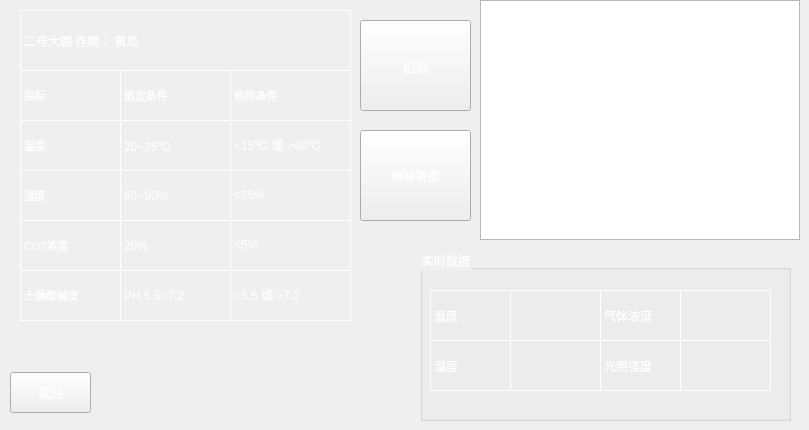
    <widget class="QWidget" name="page_4">
     <widget class="QLabel" name="label_78">
      <property name="geometry">
       <rect>
        <x>20</x>
        <y>10</y>
        <width>331</width>
        <height>61</height>
       </rect>
      </property>
      <property name="styleSheet">
       <string notr="true">border-color: rgb(255, 255, 255);
color: rgb(255, 255, 255);
border-width: 1px;
border-style: solid;</string>
      </property>
      <property name="text">
       <string>二号大棚 作物： 黄瓜</string>
      </property>
     </widget>
     <widget class="QLabel" name="label_79">
      <property name="geometry">
       <rect>
        <x>20</x>
        <y>170</y>
        <width>101</width>
        <height>51</height>
       </rect>
      </property>
      <property name="font">
       <font>
        <pointsize>8</pointsize>
       </font>
      </property>
      <property name="styleSheet">
       <string notr="true">border-color: rgb(255, 255, 255);
color: rgb(255, 255, 255);
border-width: 1px;
border-style: solid;</string>
      </property>
      <property name="text">
       <string>湿度</string>
      </property>
     </widget>
     <widget class="QGraphicsView" name="graphicsView_12">
      <property name="geometry">
       <rect>
        <x>480</x>
        <y>0</y>
        <width>320</width>
        <height>240</height>
       </rect>
      </property>
     </widget>
     <widget class="QPushButton" name="pushButton_8">
      <property name="geometry">
       <rect>
        <x>360</x>
        <y>130</y>
        <width>111</width>
        <height>91</height>
       </rect>
      </property>
      <property name="styleSheet">
       <string notr="true">color: rgb(255, 255, 255);
font: 10pt &quot;Agency FB&quot;;</string>
      </property>
      <property name="text">
       <string>解除警报</string>
      </property>
     </widget>
     <widget class="QLabel" name="label_80">
      <property name="geometry">
       <rect>
        <x>20</x>
        <y>220</y>
        <width>101</width>
        <height>51</height>
       </rect>
      </property>
      <property name="font">
       <font>
        <pointsize>8</pointsize>
       </font>
      </property>
      <property name="styleSheet">
       <string notr="true">border-color: rgb(255, 255, 255);
color: rgb(255, 255, 255);
border-width: 1px;
border-style: solid;</string>
      </property>
      <property name="text">
       <string>CO2浓度</string>
      </property>
     </widget>
     <widget class="QPushButton" name="pushButton_9">
      <property name="geometry">
       <rect>
        <x>360</x>
        <y>20</y>
        <width>111</width>
        <height>91</height>
       </rect>
      </property>
      <property name="font">
       <font>
        <family>Agency FB</family>
        <pointsize>10</pointsize>
        <weight>50</weight>
        <italic>false</italic>
        <bold>false</bold>
       </font>
      </property>
      <property name="styleSheet">
       <string notr="true">color: rgb(255, 255, 255);
font: 10pt &quot;Agency FB&quot;;</string>
      </property>
      <property name="text">
       <string>拍照</string>
      </property>
     </widget>
     <widget class="QLabel" name="label_81">
      <property name="geometry">
       <rect>
        <x>230</x>
        <y>270</y>
        <width>121</width>
        <height>51</height>
       </rect>
      </property>
      <property name="styleSheet">
       <string notr="true">border-color: rgb(255, 255, 255);
font: 8pt &quot;Agency FB&quot;;
color: rgb(255, 255, 255);
border-width: 1px;
border-style: solid;</string>
      </property>
      <property name="text">
       <string>&lt;5.5 或 &gt;7.2</string>
      </property>
     </widget>
     <widget class="QPushButton" name="pushButton_10">
      <property name="geometry">
       <rect>
        <x>10</x>
        <y>372</y>
        <width>81</width>
        <height>41</height>
       </rect>
      </property>
      <property name="styleSheet">
       <string notr="true">color: rgb(255, 255, 255);</string>
      </property>
      <property name="text">
       <string>返回</string>
      </property>
     </widget>
     <widget class="QLabel" name="label_82">
      <property name="geometry">
       <rect>
        <x>230</x>
        <y>170</y>
        <width>121</width>
        <height>51</height>
       </rect>
      </property>
      <property name="styleSheet">
       <string notr="true">border-color: rgb(255, 255, 255);
font: 8pt &quot;Agency FB&quot;;
color: rgb(255, 255, 255);
border-width: 1px;
border-style: solid;</string>
      </property>
      <property name="text">
       <string>&lt;25%</string>
      </property>
     </widget>
     <widget class="QLabel" name="label_83">
      <property name="geometry">
       <rect>
        <x>120</x>
        <y>270</y>
        <width>111</width>
        <height>51</height>
       </rect>
      </property>
      <property name="styleSheet">
       <string notr="true">border-color: rgb(255, 255, 255);
font: 8pt &quot;Agency FB&quot;;
color: rgb(255, 255, 255);
border-width: 1px;
border-style: solid;</string>
      </property>
      <property name="text">
       <string>PH 5.5~7.2</string>
      </property>
     </widget>
     <widget class="QLabel" name="label_84">
      <property name="geometry">
       <rect>
        <x>230</x>
        <y>120</y>
        <width>121</width>
        <height>51</height>
       </rect>
      </property>
      <property name="styleSheet">
       <string notr="true">border-color: rgb(255, 255, 255);
font: 8pt &quot;Agency FB&quot;;
color: rgb(255, 255, 255);
border-width: 1px;
border-style: solid;</string>
      </property>
      <property name="text">
       <string>&lt;15℃ 或 &gt;40℃</string>
      </property>
     </widget>
     <widget class="QLabel" name="label_85">
      <property name="geometry">
       <rect>
        <x>120</x>
        <y>120</y>
        <width>111</width>
        <height>51</height>
       </rect>
      </property>
      <property name="styleSheet">
       <string notr="true">border-color: rgb(255, 255, 255);
font: 8pt &quot;Agency FB&quot;;
color: rgb(255, 255, 255);
border-width: 1px;
border-style: solid;</string>
      </property>
      <property name="text">
       <string>20~25℃</string>
      </property>
     </widget>
     <widget class="QLabel" name="label_86">
      <property name="geometry">
       <rect>
        <x>120</x>
        <y>170</y>
        <width>111</width>
        <height>51</height>
       </rect>
      </property>
      <property name="styleSheet">
       <string notr="true">border-color: rgb(255, 255, 255);
font: 8pt &quot;Agency FB&quot;;
color: rgb(255, 255, 255);
border-width: 1px;
border-style: solid;</string>
      </property>
      <property name="text">
       <string>60~90%</string>
      </property>
     </widget>
     <widget class="QLabel" name="label_87">
      <property name="geometry">
       <rect>
        <x>120</x>
        <y>70</y>
        <width>111</width>
        <height>51</height>
       </rect>
      </property>
      <property name="font">
       <font>
        <pointsize>8</pointsize>
       </font>
      </property>
      <property name="styleSheet">
       <string notr="true">border-color: rgb(255, 255, 255);
color: rgb(255, 255, 255);
border-width: 1px;
border-style: solid;</string>
      </property>
      <property name="text">
       <string>适宜条件</string>
      </property>
     </widget>
     <widget class="QGroupBox" name="groupBox_4">
      <property name="geometry">
       <rect>
        <x>420</x>
        <y>250</y>
        <width>371</width>
        <height>171</height>
       </rect>
      </property>
      <property name="styleSheet">
       <string notr="true">color: rgb(255, 255, 255);</string>
      </property>
      <property name="title">
       <string>实时数据</string>
      </property>
      <widget class="QLabel" name="label_88">
       <property name="geometry">
        <rect>
         <x>10</x>
         <y>90</y>
         <width>81</width>
         <height>51</height>
        </rect>
       </property>
       <property name="styleSheet">
        <string notr="true">border-color: rgb(255, 255, 255);
font: 8pt &quot;Agency FB&quot;;
color: rgb(255, 255, 255);
border-width: 1px;
border-style: solid;</string>
       </property>
       <property name="text">
        <string>湿度</string>
       </property>
      </widget>
      <widget class="QLabel" name="label_89">
       <property name="geometry">
        <rect>
         <x>10</x>
         <y>40</y>
         <width>81</width>
         <height>51</height>
        </rect>
       </property>
       <property name="styleSheet">
        <string notr="true">border-color: rgb(255, 255, 255);
font: 8pt &quot;Agency FB&quot;;
color: rgb(255, 255, 255);
border-width: 1px;
border-style: solid;</string>
       </property>
       <property name="text">
        <string>温度</string>
       </property>
      </widget>
      <widget class="QLabel" name="label_90">
       <property name="geometry">
        <rect>
         <x>180</x>
         <y>40</y>
         <width>81</width>
         <height>51</height>
        </rect>
       </property>
       <property name="styleSheet">
        <string notr="true">border-color: rgb(255, 255, 255);
font: 8pt &quot;Agency FB&quot;;
color: rgb(255, 255, 255);
border-width: 1px;
border-style: solid;</string>
       </property>
       <property name="text">
        <string>气体浓度</string>
       </property>
      </widget>
      <widget class="QLabel" name="label_91">
       <property name="geometry">
        <rect>
         <x>180</x>
         <y>90</y>
         <width>81</width>
         <height>51</height>
        </rect>
       </property>
       <property name="styleSheet">
        <string notr="true">border-color: rgb(255, 255, 255);
font: 8pt &quot;Agency FB&quot;;
color: rgb(255, 255, 255);
border-width: 1px;
border-style: solid;</string>
       </property>
       <property name="text">
        <string>光照强度</string>
       </property>
      </widget>
      <widget class="QLabel" name="label_92">
       <property name="geometry">
        <rect>
         <x>90</x>
         <y>40</y>
         <width>91</width>
         <height>51</height>
        </rect>
       </property>
       <property name="styleSheet">
        <string notr="true">border-color: rgb(255, 255, 255);
color: rgb(255, 255, 255);
border-width: 1px;
border-style: solid;</string>
       </property>
       <property name="text">
        <string/>
       </property>
      </widget>
      <widget class="QLabel" name="label_93">
       <property name="geometry">
        <rect>
         <x>90</x>
         <y>90</y>
         <width>91</width>
         <height>51</height>
        </rect>
       </property>
       <property name="styleSheet">
        <string notr="true">border-color: rgb(255, 255, 255);
color: rgb(255, 255, 255);
border-width: 1px;
border-style: solid;</string>
       </property>
       <property name="text">
        <string/>
       </property>
      </widget>
      <widget class="QLabel" name="label_94">
       <property name="geometry">
        <rect>
         <x>260</x>
         <y>40</y>
         <width>91</width>
         <height>51</height>
        </rect>
       </property>
       <property name="styleSheet">
        <string notr="true">border-color: rgb(255, 255, 255);
color: rgb(255, 255, 255);
border-width: 1px;
border-style: solid;</string>
       </property>
       <property name="text">
        <string/>
       </property>
      </widget>
      <widget class="QLabel" name="label_95">
       <property name="geometry">
        <rect>
         <x>260</x>
         <y>90</y>
         <width>91</width>
         <height>51</height>
        </rect>
       </property>
       <property name="styleSheet">
        <string notr="true">border-color: rgb(255, 255, 255);
color: rgb(255, 255, 255);
border-width: 1px;
border-style: solid;</string>
       </property>
       <property name="text">
        <string/>
       </property>
      </widget>
     </widget>
     <widget class="QLabel" name="label_96">
      <property name="geometry">
       <rect>
        <x>20</x>
        <y>120</y>
        <width>101</width>
        <height>51</height>
       </rect>
      </property>
      <property name="font">
       <font>
        <pointsize>8</pointsize>
       </font>
      </property>
      <property name="styleSheet">
       <string notr="true">border-color: rgb(255, 255, 255);
color: rgb(255, 255, 255);
border-width: 1px;
border-style: solid;</string>
      </property>
      <property name="text">
       <string>温度</string>
      </property>
     </widget>
     <widget class="QLabel" name="label_97">
      <property name="geometry">
       <rect>
        <x>230</x>
        <y>70</y>
        <width>121</width>
        <height>51</height>
       </rect>
      </property>
      <property name="font">
       <font>
        <pointsize>8</pointsize>
       </font>
      </property>
      <property name="styleSheet">
       <string notr="true">border-color: rgb(255, 255, 255);
color: rgb(255, 255, 255);
border-width: 1px;
border-style: solid;</string>
      </property>
      <property name="text">
       <string>危险条件</string>
      </property>
     </widget>
     <widget class="QLabel" name="label_98">
      <property name="geometry">
       <rect>
        <x>20</x>
        <y>270</y>
        <width>101</width>
        <height>51</height>
       </rect>
      </property>
      <property name="font">
       <font>
        <pointsize>8</pointsize>
       </font>
      </property>
      <property name="styleSheet">
       <string notr="true">border-color: rgb(255, 255, 255);
color: rgb(255, 255, 255);
border-width: 1px;
border-style: solid;</string>
      </property>
      <property name="text">
       <string>土壤酸碱度</string>
      </property>
     </widget>
     <widget class="QLabel" name="label_99">
      <property name="geometry">
       <rect>
        <x>20</x>
        <y>70</y>
        <width>101</width>
        <height>51</height>
       </rect>
      </property>
      <property name="font">
       <font>
        <pointsize>8</pointsize>
       </font>
      </property>
      <property name="styleSheet">
       <string notr="true">border-color: rgb(255, 255, 255);
color: rgb(255, 255, 255);
border-width: 1px;
border-style: solid;</string>
      </property>
      <property name="text">
       <string>指标</string>
      </property>
     </widget>
     <widget class="QLabel" name="label_100">
      <property name="geometry">
       <rect>
        <x>120</x>
        <y>220</y>
        <width>111</width>
        <height>51</height>
       </rect>
      </property>
      <property name="styleSheet">
       <string notr="true">border-color: rgb(255, 255, 255);
font: 8pt &quot;Agency FB&quot;;
color: rgb(255, 255, 255);
border-width: 1px;
border-style: solid;</string>
      </property>
      <property name="text">
       <string>20%</string>
      </property>
     </widget>
     <widget class="QLabel" name="label_101">
      <property name="geometry">
       <rect>
        <x>230</x>
        <y>220</y>
        <width>121</width>
        <height>51</height>
       </rect>
      </property>
      <property name="styleSheet">
       <string notr="true">border-color: rgb(255, 255, 255);
font: 8pt &quot;Agency FB&quot;;
color: rgb(255, 255, 255);
border-width: 1px;
border-style: solid;</string>
      </property>
      <property name="text">
       <string>&lt;5%</string>
      </property>
     </widget>
    </widget>
